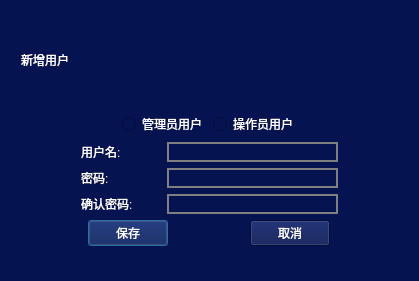
<?xml version="1.0" encoding="UTF-8"?>
<ui version="4.0">
 <class>CUserRegister</class>
 <widget class="QDialog" name="CUserRegister">
  <property name="geometry">
   <rect>
    <x>0</x>
    <y>0</y>
    <width>419</width>
    <height>281</height>
   </rect>
  </property>
  <property name="windowTitle">
   <string>Dialog</string>
  </property>
  <property name="styleSheet">
   <string notr="true">QWidget{background:rgb(5,19,80);color:white;}
QLineEdit{
border:2px solid rgb(128,128,128);
}</string>
  </property>
  <layout class="QVBoxLayout" name="verticalLayout_2">
   <item>
    <widget class="QWidget" name="widgetTitle" native="true">
     <property name="minimumSize">
      <size>
       <width>0</width>
       <height>51</height>
      </size>
     </property>
     <property name="maximumSize">
      <size>
       <width>16777215</width>
       <height>51</height>
      </size>
     </property>
     <widget class="QLabel" name="label_4">
      <property name="geometry">
       <rect>
        <x>10</x>
        <y>6</y>
        <width>91</width>
        <height>41</height>
       </rect>
      </property>
      <property name="text">
       <string>新增用户</string>
      </property>
     </widget>
    </widget>
   </item>
   <item>
    <layout class="QVBoxLayout" name="verticalLayout">
     <item>
      <layout class="QHBoxLayout" name="horizontalLayout_5">
       <item>
        <spacer name="horizontalSpacer_10">
         <property name="orientation">
          <enum>Qt::Horizontal</enum>
         </property>
         <property name="sizeHint" stdset="0">
          <size>
           <width>28</width>
           <height>20</height>
          </size>
         </property>
        </spacer>
       </item>
       <item>
        <widget class="QRadioButton" name="radioButtonAdminUser">
         <property name="text">
          <string>管理员用户</string>
         </property>
        </widget>
       </item>
       <item>
        <widget class="QRadioButton" name="radioButtonOperatorUser">
         <property name="text">
          <string>操作员用户</string>
         </property>
        </widget>
       </item>
       <item>
        <spacer name="horizontalSpacer_11">
         <property name="orientation">
          <enum>Qt::Horizontal</enum>
         </property>
         <property name="sizeHint" stdset="0">
          <size>
           <width>88</width>
           <height>20</height>
          </size>
         </property>
        </spacer>
       </item>
      </layout>
     </item>
     <item>
      <layout class="QHBoxLayout" name="horizontalLayout">
       <item>
        <spacer name="horizontalSpacer_2">
         <property name="orientation">
          <enum>Qt::Horizontal</enum>
         </property>
         <property name="sizeHint" stdset="0">
          <size>
           <width>28</width>
           <height>20</height>
          </size>
         </property>
        </spacer>
       </item>
       <item>
        <widget class="QLabel" name="label">
         <property name="minimumSize">
          <size>
           <width>80</width>
           <height>0</height>
          </size>
         </property>
         <property name="maximumSize">
          <size>
           <width>80</width>
           <height>16777215</height>
          </size>
         </property>
         <property name="text">
          <string>用户名:</string>
         </property>
        </widget>
       </item>
       <item>
        <widget class="QLineEdit" name="lineEditUser">
         <property name="minimumSize">
          <size>
           <width>171</width>
           <height>0</height>
          </size>
         </property>
         <property name="maximumSize">
          <size>
           <width>171</width>
           <height>16777215</height>
          </size>
         </property>
        </widget>
       </item>
       <item>
        <spacer name="horizontalSpacer">
         <property name="orientation">
          <enum>Qt::Horizontal</enum>
         </property>
         <property name="sizeHint" stdset="0">
          <size>
           <width>48</width>
           <height>20</height>
          </size>
         </property>
        </spacer>
       </item>
      </layout>
     </item>
     <item>
      <layout class="QHBoxLayout" name="horizontalLayout_2">
       <item>
        <spacer name="horizontalSpacer_4">
         <property name="orientation">
          <enum>Qt::Horizontal</enum>
         </property>
         <property name="sizeHint" stdset="0">
          <size>
           <width>28</width>
           <height>20</height>
          </size>
         </property>
        </spacer>
       </item>
       <item>
        <widget class="QLabel" name="label_2">
         <property name="minimumSize">
          <size>
           <width>80</width>
           <height>0</height>
          </size>
         </property>
         <property name="maximumSize">
          <size>
           <width>80</width>
           <height>16777215</height>
          </size>
         </property>
         <property name="text">
          <string>密码:</string>
         </property>
        </widget>
       </item>
       <item>
        <widget class="QLineEdit" name="lineEditPassword">
         <property name="minimumSize">
          <size>
           <width>171</width>
           <height>0</height>
          </size>
         </property>
         <property name="maximumSize">
          <size>
           <width>171</width>
           <height>16777215</height>
          </size>
         </property>
        </widget>
       </item>
       <item>
        <spacer name="horizontalSpacer_3">
         <property name="orientation">
          <enum>Qt::Horizontal</enum>
         </property>
         <property name="sizeHint" stdset="0">
          <size>
           <width>48</width>
           <height>20</height>
          </size>
         </property>
        </spacer>
       </item>
      </layout>
     </item>
     <item>
      <layout class="QHBoxLayout" name="horizontalLayout_3">
       <item>
        <spacer name="horizontalSpacer_6">
         <property name="orientation">
          <enum>Qt::Horizontal</enum>
         </property>
         <property name="sizeHint" stdset="0">
          <size>
           <width>28</width>
           <height>20</height>
          </size>
         </property>
        </spacer>
       </item>
       <item>
        <widget class="QLabel" name="label_3">
         <property name="minimumSize">
          <size>
           <width>80</width>
           <height>0</height>
          </size>
         </property>
         <property name="maximumSize">
          <size>
           <width>80</width>
           <height>16777215</height>
          </size>
         </property>
         <property name="text">
          <string>确认密码:</string>
         </property>
        </widget>
       </item>
       <item>
        <widget class="QLineEdit" name="lineEditSurePassword">
         <property name="minimumSize">
          <size>
           <width>171</width>
           <height>0</height>
          </size>
         </property>
         <property name="maximumSize">
          <size>
           <width>171</width>
           <height>16777215</height>
          </size>
         </property>
        </widget>
       </item>
       <item>
        <spacer name="horizontalSpacer_5">
         <property name="orientation">
          <enum>Qt::Horizontal</enum>
         </property>
         <property name="sizeHint" stdset="0">
          <size>
           <width>48</width>
           <height>20</height>
          </size>
         </property>
        </spacer>
       </item>
      </layout>
     </item>
     <item>
      <layout class="QHBoxLayout" name="horizontalLayout_4">
       <item>
        <spacer name="horizontalSpacer_9">
         <property name="orientation">
          <enum>Qt::Horizontal</enum>
         </property>
         <property name="sizeHint" stdset="0">
          <size>
           <width>58</width>
           <height>20</height>
          </size>
         </property>
        </spacer>
       </item>
       <item>
        <widget class="QPushButton" name="pushButtonSave">
         <property name="text">
          <string>保存</string>
         </property>
        </widget>
       </item>
       <item>
        <spacer name="horizontalSpacer_8">
         <property name="orientation">
          <enum>Qt::Horizontal</enum>
         </property>
         <property name="sizeHint" stdset="0">
          <size>
           <width>28</width>
           <height>20</height>
          </size>
         </property>
        </spacer>
       </item>
       <item>
        <widget class="QPushButton" name="pushButtonCancel">
         <property name="text">
          <string>取消</string>
         </property>
        </widget>
       </item>
       <item>
        <spacer name="horizontalSpacer_7">
         <property name="orientation">
          <enum>Qt::Horizontal</enum>
         </property>
         <property name="sizeHint" stdset="0">
          <size>
           <width>78</width>
           <height>20</height>
          </size>
         </property>
        </spacer>
       </item>
      </layout>
     </item>
    </layout>
   </item>
  </layout>
 </widget>
 <resources/>
 <connections/>
</ui>
